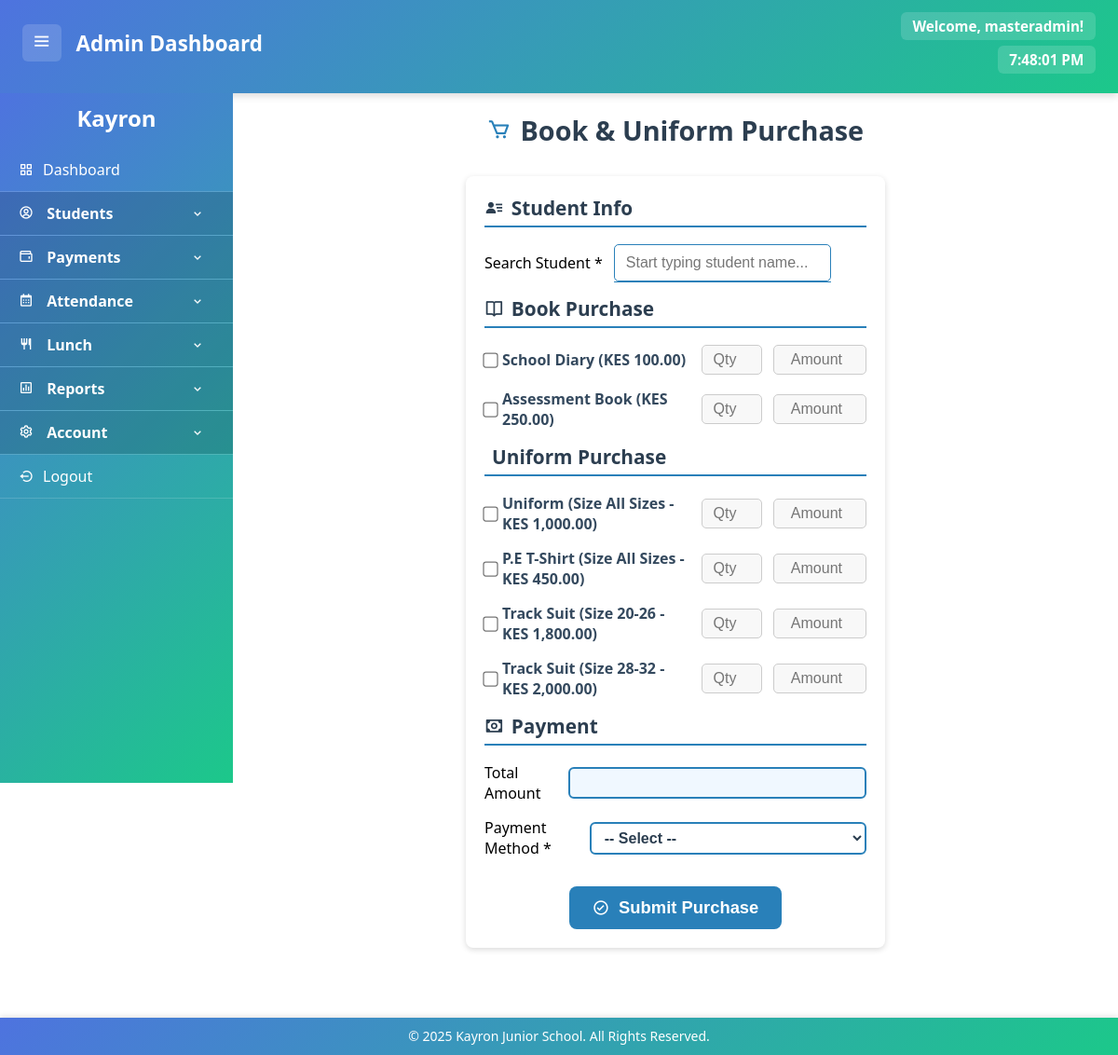
The page /php/purchase.php (signed in) on the database its author committed.
### tables this page shows
CREATE TABLE book_prices (
    book_id INT AUTO_INCREMENT PRIMARY KEY,
    category ENUM('Diary', 'Assessment Book') NOT NULL,
    book_name VARCHAR(100) NOT NULL,
    price DECIMAL(10,2) NOT NULL
);

CREATE TABLE uniform_prices (
    id INT AUTO_INCREMENT PRIMARY KEY,
    uniform_type ENUM('Uniform', 'P.E T-Shirt', 'Track Suit') NOT NULL,
    size VARCHAR(50) NOT NULL,
    price DECIMAL(10,2) NOT NULL
);

### php/purchase.php (the view, shortened to what this page needs)
<!DOCTYPE html>
<html lang="en">
<head>
    <link rel="stylesheet" href="../style/style-sheet.css">
    <link href='https://unpkg.com/boxicons@2.1.4/css/boxicons.min.css' rel='stylesheet'>
</head>
<body>
    <?php include '../includes/header.php'; ?>
<div class="dashboard-container">
    <?php include '../includes/sidebar.php'; ?>
    <main class="content">
        <h2 class="form-title"><i class='bx bx-cart'></i> Book & Uniform Purchase</h2>
        <?php
        include './db.php';
        $book_prices = $conn->query("SELECT * FROM book_prices");
        $uniform_prices = $conn->query("SELECT * FROM uniform_prices");
        ?>
        <form method="POST" action="purchase-handler.php" class="purchase-form" autocomplete="off">
            <section class="form-section">
                <h3 class="section-title"><i class='bx bxs-user-detail'></i> Student Info</h3>
                <div class="form-row">
                    <label for="student-search">Search Student *</label>
                    <div class="student-search-wrapper">
                        <input type="text" id="student-search" placeholder="Start typing student name..." required />
                        <div id="suggestions"></div>
                    </div>
                </div>
            </section>
            <section class="form-section">
                <h3 class="section-title"><i class='bx bx-book-open'></i> Book Purchase</h3>
                <?php while ($book = $book_prices->fetch_assoc()): ?>
                <div class="form-row item-row book-item">
                    <label class="checkbox-label">
                        <input type="checkbox" name="books[<?= htmlspecialchars($book['book_name']) ?>][selected]" value="1" onchange="calculateTotal()" />
                        <span><?= htmlspecialchars($book['book_name']) ?> (KES <?= number_format($book['price'], 2) ?>)</span>
                    </label>
                    <input type="number" name="books[<?= htmlspecialchars($book['book_name']) ?>][quantity]" placeholder="Qty" class="form-quantity" min="1" oninput="calculateTotal()" />
                    <input type="number" name="books[<?= htmlspecialchars($book['book_name']) ?>][amount_paid]" placeholder="Amount" class="form-amount-paid" min="0" step="0.01" oninput="calculateTotal()" />
                </div>
                <?php endwhile; ?>
            </section>
            <section class="form-section">
                <h3 class="section-title"><i class='bx bx-t-shirt'></i> Uniform Purchase</h3>
                <?php while ($uniform = $uniform_prices->fetch_assoc()): ?>
                <div class="form-row item-row uniform-item">
                    <label class="checkbox-label">
                        <input type="checkbox" name="uniforms[<?= $uniform['id'] ?>][selected]" value="1" onchange="calculateTotal()" />
                        <span><?= htmlspecialchars($uniform['uniform_type']) ?> (Size <?= htmlspecialchars($uniform['size']) ?> - KES <?= number_format($uniform['price'], 2) ?>)</span>
                    </label>
                    <input type="number" name="uniforms[<?= $uniform['id'] ?>][quantity]" placeholder="Qty" class="form-quantity" min="1" oninput="calculateTotal()" />
                    <input type="number" name="uniforms[<?= $uniform['id'] ?>][amount_paid]" placeholder="Amount" class="form-amount-paid" min="0" step="0.01" oninput="calculateTotal()" />
                </div>
                <?php endwhile; ?>
            </section>
            <section class="form-section">
                <h3 class="section-title"><i class='bx bx-money'></i> Payment</h3>
                <div class="form-row">
                    <label for="total_amount">Total Amount</label>
                    <input type="text" id="total_amount" name="total_amount" class="form-input" readonly />
                </div>
                <div class="form-row">
                    <label for="payment_type">Payment Method *</label>
                    <select id="payment_type" name="payment_type" class="form-input" required>
                        <option value="" selected disabled>-- Select --</option>
                    </select>
                </div>
            </section>
            <div class="button-container">
                <button type="submit" class="submit-btn"><i class='bx bx-check-circle'></i> Submit Purchase</button>
            </div>
        </form>
    </main>
</div>
<?php include '../includes/footer.php'; ?>
</body>
</html>

### style/style-sheet.css (style rules this page uses)
* { margin: 0; padding: 0; box-sizing: border-box; }
html, body { width: 100%; margin: 0; padding: 0; }
body { padding-bottom: 45px; margin: 0; font-family: 'Segoe UI', sans-serif; background: white; }
main, .content { margin-top: 100px; margin-left: 250px; padding: 20px; min-height: calc(100vh - 100px); background: white; }

### php/purchase.php (style rules this page uses)
.purchase-form { max-width: 450px; margin: 20px auto 50px; padding: 20px; background: #fff; border-radius: 8px; box-shadow: 0 2px 6px rgba(0,0,0,0.15); font-family: 'Segoe UI', Tahoma, Geneva, Verdana, sans-serif; }
h2.form-title { text-align: center; font-weight: 700; font-size: 1.8rem; color: #2c3e50; margin-bottom: 30px; display: flex; justify-content: center; align-items: center; gap: 10px; font-family: 'Segoe UI', Tahoma, Geneva, Verdana, sans-serif; }
h2.form-title i { color: #2980b9; font-size: 1.6rem; vertical-align: middle; }
.section-title { display: flex; align-items: center; gap: 8px; font-size: 1.3rem; font-weight: 700; margin-bottom: 18px; color: #2c3e50; border-bottom: 2px solid #2980b9; padding-bottom: 5px; }
.form-row { display: flex; align-items: center; gap: 12px; margin-bottom: 15px; flex-wrap: nowrap; }
.checkbox-label { display: flex; align-items: center; gap: 6px; cursor: pointer; flex: 1 0 160px; user-select: none; font-weight: 600; font-size: 1rem; color: #34495e; }
.checkbox-label input[type="checkbox"] { transform: scale(1.25); cursor: pointer; margin: 0; }
.form-quantity { width: 65px; padding: 6px 10px; font-size: 1rem; border: 1.8px solid #2980b9; border-radius: 5px; text-align: center; }
.form-amount-paid { width: 100px; padding: 6px 10px; font-size: 1rem; border: 1.8px solid #2980b9; border-radius: 5px; text-align: right; }
input:disabled { background-color: #f8f8f8; cursor: not-allowed; border-color: #ccc; }
.student-search-wrapper { position: relative; }
#student-search { width: 100%; padding: 10px 12px; font-size: 1rem; border: 1.8px solid #2980b9; border-radius: 5px; }
#suggestions { position: absolute; background: white; border: 1.5px solid #2980b9; border-top: none; width: 100%; max-height: 150px; overflow-y: auto; z-index: 1000; font-size: 0.95rem; border-radius: 0 0 6px 6px; }
#total_amount { width: 100%; padding: 6px 10px; font-size: 1rem; font-weight: 700; color: #2980b9; border: 2px solid #2980b9; border-radius: 6px; background-color: #f0f8ff; text-align: right; pointer-events: none; box-sizing: border-box; }
#payment_type { width: 100%; padding: 6px 10px; font-size: 16px; font-weight: 600; border: 2px solid #2980b9; border-radius: 6px; background-color: #fff; color: #2c3e50; box-sizing: border-box; cursor: pointer; transition: border-color 0.3s ease; height: auto; }
.button-container { text-align: center; margin-top: 30px; }
.submit-btn { background-color: #2980b9; color: white; font-weight: 700; font-size: 1.15rem; padding: 12px 25px; border: none; border-radius: 8px; cursor: pointer; display: inline-flex; align-items: center; gap: 10px; transition: background-color 0.3s ease; }

### rows shown on the page
book_prices: book_name "School Diary", price "100.00"
book_prices: book_name "Assessment Book", price "250.00"
uniform_prices: uniform_type "Uniform", size "All Sizes", price "1,000.00"
uniform_prices: uniform_type "P.E T-Shirt", size "All Sizes", price "450.00"
uniform_prices: uniform_type "Track Suit", size "20-26", price "1,800.00"
uniform_prices: uniform_type "Track Suit", size "28-32", price "2,000.00"

### other values the page prints
$username "masteradmin"
